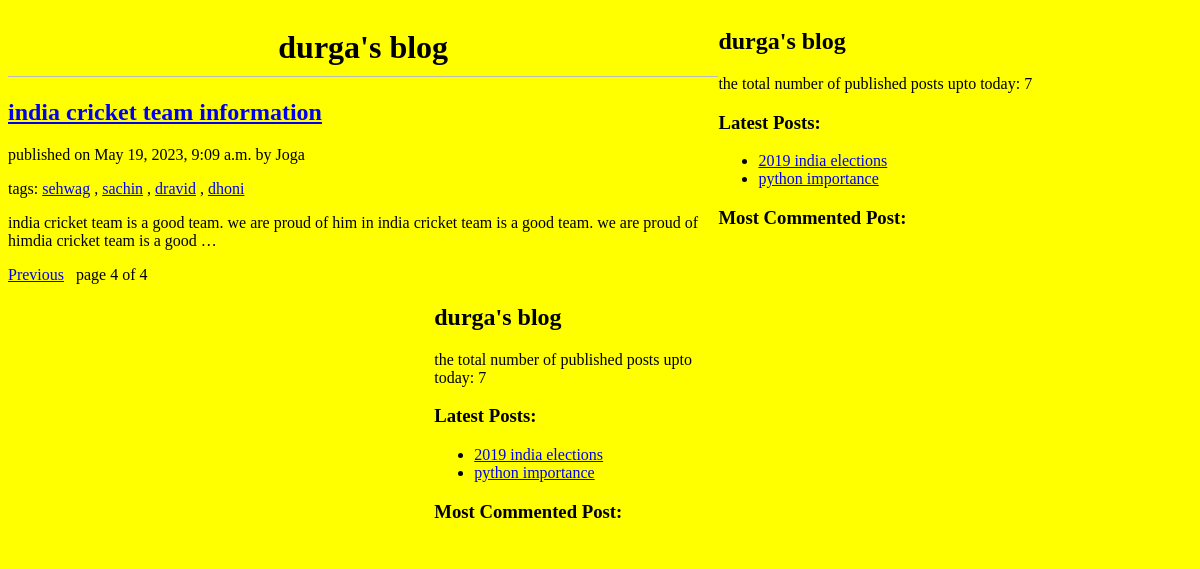
/?page=4, run on the app's committed database.
### blog/models.py (models this page shows, shortened)
class Post(models.Model):
    STATUS_CHOICES = (('draft','Draft'),('published','Published'))
    title=models.CharField(max_length=256)
    slug=models.SlugField(max_length=264,unique_for_date='publish')
    author=models.ForeignKey(User,on_delete=models.CASCADE,related_name='blog_posts')
    body=models.TextField()
    publish=models.DateTimeField(default=timezone.now)
    created=models.DateTimeField(auto_now_add=True)
    updated=models.DateTimeField(auto_now=True)
    status=models.CharField(max_length=10,choices=STATUS_CHOICES,default='draft')
    objects=CustomManager()
    tags=TaggableManager()
    class Meta:
        ordering=('-publish',)
    def get_absolute_url(self):
        return reverse('post_detail',args=[self.publish.year,
                                           self.publish.strftime('%m'),self.publish.strftime('%d'),
                                           self.slug])

### blog/views.py (the view)
# urls.py: path('',views.post_list_view),
def post_list_view(request,tag_slug=None):
    post_list = Post.objects.all()
    tag=None
    if tag_slug:
        tag=get_object_or_404(Tag,slug=tag_slug)
        post_list=post_list.filter(tags__in=[tag])
    paginator = Paginator(post_list,2)
    page_number = request.GET.get('page')
    try:
        post_list=paginator.page(page_number)
    except PageNotAnInteger:
        post_list=paginator.page(1)
    except EmptyPage:
        post_list=paginator.page(paginator.num_pages)
    return render(request,'blog/index.html',{'post_list':post_list,'tag':tag})

### blog/models.py (called while the page is built)
    def get_queryset(self):
        return super().get_queryset().filter(status='published')

### blog/templatetags/blog_tags.py (called while the page is built)
@register.simple_tag(name='mytag')
def total_post():
    return Post.objects.count()

@register.inclusion_tag('blog/latest_posts123.html')
def show_latest_posts():
    latest_posts=Post.objects.order_by('-publish',)[:2]
    return {'latest_posts':latest_posts}

### templates/blog/index.html (shortened to what this page needs)
{%extends 'blog/base.html' %}
{%block body%}
<div class="content"><h1>durga's blog</h1>
{%for post in post_list%}
    <a href="{{post.get_absolute_url}}"><h2>{{post.title}}</h2></a>
    <p id="date">published on {{post.publish}} by {{post.author|title}}</p>
    <p>tags:
    {%for tag in post.tags.all%}
        <a href="{%url 'post_list_by_tag_name' tag.slug%}">{{tag.name}}</a>
        {%if not forloop.last%},{%endif%}
        {%endfor%}
    </p>
    {{post.body|truncatewords:30|linebreaks}}
{%endfor%}
    {%include 'blog/pagination.html' with page=post_list%}
</div>
{%endblock%}

### templates/blog/latest_posts123.html
<ul>
    {%for post in latest_posts%}
    <li><a href="{{post.get_absolute_url}}">{{post.title}}</a></li>
    {%endfor%}
</ul>

### statics/css/blog.css (style rules this page uses)
body { background:yellow; }
.content { width:60%; float:left; background:yellow; }
h1 { text-align:center; border-bottom:1px solid #bbb; padding-bottom:10px; }
a { text-decorator:none; }

### data on the page
Post: title "india cricket team information", publish "May 19, 2023, 9:09 a.m.", author "Joga", body "india cricket team is a good team. we are proud of him in india cricket team is a good team. we are proud of himdia cricket team is a good …"
Tag: name "sehwag"
Tag: name "sachin"
Tag: name "dravid"
Tag: name "dhoni"
Post: title "2019 india elections"
Post: title "python importance"

### other printed values
{{ page.number }} "4"
{{ page.paginator.num_pages }} "4"
